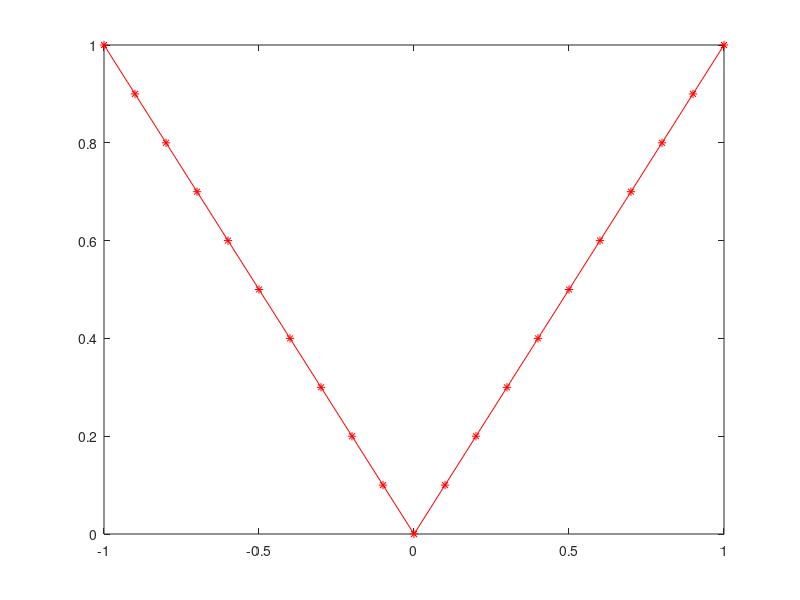

This chart was generated by the following MATLAB code:
% Dibujar la grafica del la funcion y=|x| en [-1,1]

x=-1:0.1:1;
y=[]; % y es un vector, definamos sus componentes

for i=1:length(x)
    if x(i)>=0
        y(i)=x(i);
    else
        y(i)=-x(i);
    end
end

plot(x,y,'r * -');